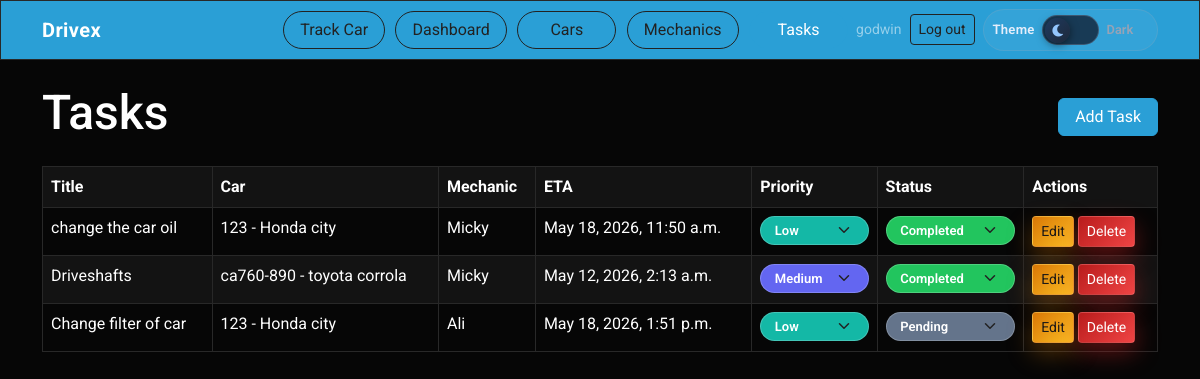
Page /tasks/ (signed in) on the earlier database version.
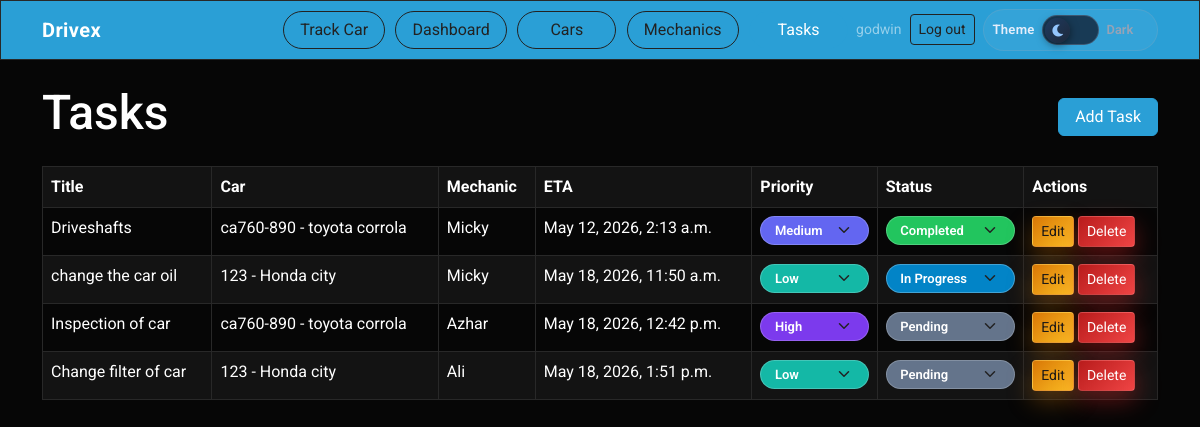
Same page on the later database version.
### taskapp/models.py (models this page shows, shortened)
class Task(models.Model):
    STATUS_CHOICES = [
        ('pending', 'Pending'),
        ('in_progress', 'In Progress'),
        ('completed', 'Completed'),
    ]
    PRIORITY_CHOICES = [
        ('low', 'Low'),
        ('medium', 'Medium'),
        ('high', 'High'),
    ]
    car = models.ForeignKey(
        Cars,
        on_delete=models.CASCADE,
        related_name='tasks'
    )
    mechanic = models.ForeignKey(
        Mechanic,
        on_delete=models.SET_NULL,
        null=True,
        blank=True,
        related_name='tasks'
    )
    title = models.CharField(max_length=200)
    description = models.TextField(blank=True)
    status = models.CharField(
        max_length=20,
        choices=STATUS_CHOICES,
        default='pending'
    )
    priority = models.CharField(
        max_length=10,
        choices=PRIORITY_CHOICES,
        default='medium'
    )
    estimated_hours = models.DecimalField(
        max_digits=4,
        decimal_places=1,
        null=True,
        blank=True,
        help_text='Work estimate in hours; used to calculate promised completion when you save.',
    )
    promised_completion_at = models.DateTimeField(null=True, blank=True)
    created_at = models.DateTimeField(auto_now_add=True)
    updated_at = models.DateTimeField(auto_now=True)
    class Meta:
        ordering = ['status', '-created_at']
    def save(self, *args, **kwargs):
        if self.estimated_hours:
            base_time = self.created_at or timezone.now()
            self.promised_completion_at = base_time + timedelta(
                hours=float(self.estimated_hours)
            )
        else:
            self.promised_completion_at = None
        super().save(*args, **kwargs)
        if self.mechanic_id and self.status != 'completed':
            Mechanic.objects.filter(pk=self.mechanic_id).update(
                is_manually_busy=False,
            )

class Cars(models.Model):
    Status_choices = [
        ('waiting', 'Waiting'),
        ('assigned', 'Assigned'),
        ('in_progress', 'In-progress'),
        ('completed', 'Completed')
    ]
    registration_number = models.CharField(max_length=20, unique=True)
    make = models.CharField(max_length=50)
    model = models.CharField(max_length=50)
    year = models.PositiveIntegerField(null=True, blank=True)
    customer_name = models.CharField(max_length=100, blank=True)
    customer_phone = models.CharField(max_length=20, blank=True)
    status = models.CharField(
        max_length=20,
        choices=Status_choices,
        default='waiting'
    )
    created_at = models.DateTimeField(auto_now_add=True)
    class Meta:
        ordering = ['-created_at']
        verbose_name = 'Car'
        verbose_name_plural = 'Cars'
    def __str__(self):
        return f"{self.registration_number} - {self.make} {self.model}"

class Mechanic(models.Model):
    name = models.CharField(max_length=30)
    specialization = models.CharField(max_length=30, blank=True)
    phone_number = models.CharField(max_length=20, blank=True)
    is_active = models.BooleanField(default=True)
    is_on_leave = models.BooleanField(
        default=False,
        help_text='Mark when the mechanic is unavailable (leave).',
    )
    is_manually_busy = models.BooleanField(
        default=False,
        help_text='When set and there is no open task, shows as Busy.',
    )
    user = models.OneToOneField(
        settings.AUTH_USER_MODEL,
        on_delete=models.SET_NULL,
        null=True,
        blank=True,
        related_name='mechanic_profile',
        help_text='Optional login for this mechanic (restricted to assigned tasks only).',
    )
    created_at = models.DateTimeField(auto_now_add=True)
    class Meta:
        ordering = ['name']
    def __str__(self):
        return self.name

### taskapp/views.py (the view)
# urls.py: path('tasks/', views.TaskListView.as_view(), name='task_list'),
class TaskListView(ShopAccessMixin, ListView):
    model = Task
    template_name = 'tasks/task_list.html'
    context_object_name = 'tasks'
    def get_queryset(self):
        return (
            mechanic_tasks_queryset(self.request.user).select_related(
                'car',
                'mechanic',
            )
        )
    def get_context_data(self, **kwargs):
        ctx = super().get_context_data(**kwargs)
        ctx['task_status_choices'] = Task.STATUS_CHOICES
        ctx['task_priority_choices'] = Task.PRIORITY_CHOICES
        return ctx

### taskapp/context_processors.py (called while the page is built, shortened)
def admin_mechanic_task_summary(request):
    try:
        admin_index = reverse('admin:index')
    except Exception:
        return {}
    if request.path.rstrip('/') != admin_index.rstrip('/'):
        return {}

def shop_roles(request):
    user = request.user
    role = resolve_shop_access_role(user) if user.is_authenticated else None
    return {
        'shop_role': role,
        'is_shop_manager': role == 'manager',
        'shop_mechanic': get_mechanic_profile(user) if user.is_authenticated else None,
    }

### taskapp/mixins.py (called while the page is built)
    def test_func(self):
        return resolve_shop_access_role(self.request.user) is not None

### taskapp/rbac.py (called while the page is built)
def is_shop_manager(user) -> bool:
    if not user.is_authenticated:
        return False
    if user.is_superuser:
        return True
    return user.groups.filter(name=MANAGER_GROUP).exists()

def get_mechanic_profile(user):
    if not user.is_authenticated:
        return None
    try:
        return user.mechanic_profile
    except ObjectDoesNotExist:
        return None

def resolve_shop_access_role(user) -> str | None:
    if not user.is_authenticated:
        return None
    if is_shop_manager(user):
        return 'manager'
    if get_mechanic_profile(user) is not None:
        return 'mechanic'
    return None

def mechanic_tasks_queryset(user):
    from .models import Task
    if not user.is_authenticated:
        return Task.objects.none()
    if is_shop_manager(user):
        return Task.objects.all()
    mech = get_mechanic_profile(user)
    if mech is None:
        return Task.objects.none()
    return Task.objects.filter(mechanic=mech)

### taskapp/templates/tasks/task_list.html (shortened to what this page needs)
{% extends 'base.html' %} {% block content %}
<div class="d-flex justify-content-between align-items-center mb-3">
  <h2>{% if shop_role == 'mechanic' %}My tasks{% else %}Tasks{% endif %}</h2>
  {% if is_shop_manager %}
  <a href="{% url 'task_create' %}" class="btn btn-primary">Add Task</a>
  {% endif %}
</div>
<table class="table table-bordered table-striped">
  <thead>
    <tr>
      <th>Title</th>
      <th>Car</th>
      <th>Mechanic</th>
      <th>ETA</th>
      <th>Priority</th>
      <th>Status</th>
      {% if is_shop_manager %}
      <th>Actions</th>
      {% endif %}
    </tr>
  </thead>
  <tbody>
    {% for task in tasks %}
    <tr>
      <td>{{ task.title }}</td>
      <td>{{ task.car }}</td>
      <td>{{ task.mechanic }}</td>
      <td>
        {% if task.promised_completion_at %}
        {{ task.promised_completion_at|date:"M d, Y, g:i a" }}
        {% else %}
        <span class="text-muted">Not set</span>
        {% endif %}
      </td>
      <td class="task-inline-cell">
        {% if is_shop_manager %}
        <form
          method="post"
          action="{% url 'task_set_priority' task.id %}"
          class="task-inline-form"
        >
          <select
            name="priority"
            id="prio-{{ task.id }}"
            class="form-select form-select-sm enum-select enum-task-priority task-inline-select"
            onchange="this.form.submit()"
          >
            {% for value, label in task_priority_choices %}
            <option value="{{ value }}" {% if task.priority == value %}selected{% endif %}>
              {{ label }}
            </option>
            {% endfor %}
          </select>
        </form>
        {% else %}
        {{ task.get_priority_display }}
        {% endif %}
      </td>
      <td class="task-inline-cell">
        {% if is_shop_manager %}
        <form
          method="post"
          action="{% url 'task_set_status' task.id %}"
          class="task-inline-form"
        >
          <select
            name="status"
            id="st-{{ task.id }}"
            class="form-select form-select-sm enum-select enum-task-status task-inline-select"
            onchange="this.form.submit()"
          >
            {% for value, label in task_status_choices %}
            <option value="{{ value }}" {% if task.status == value %}selected{% endif %}>
              {{ label }}
            </option>
            {% endfor %}
          </select>
        </form>
        {% else %}
        {{ task.get_status_display }}
        {% endif %}
      </td>
      {% if is_shop_manager %}
      <td>
        <a href="{% url 'task_update' task.id %}" class="btn btn-warning btn-sm"
          >Edit</a
        >
        <a href="{% url 'task_delete' task.id %}" class="btn btn-danger btn-sm"
          >Delete</a
        >
      </td>
      {% endif %}
    </tr>
    {% endfor %}
  </tbody>
</table>
{% endblock %}

### taskapp/templates/base.html (shortened to what this page needs)
{% load static %}
<!doctype html>
<html lang="en">
  <head>
    <link
      rel="stylesheet"
      href="https://cdnjs.cloudflare.com/ajax/libs/font-awesome/5.15.4/css/all.min.css"
    />
    <link rel="stylesheet" href="{% static 'taskapp/css/site-theme.css' %}" />
  </head>
  <body class="bg-body text-body">
    <nav
      class="navbar navbar-expand-lg navbar-dark bg-primary mb-4 site-navbar"
    >
      <div
        class="container d-flex flex-wrap align-items-center justify-content-between gap-2"
      >
        <a
          class="navbar-brand"
          href="{% if shop_role == 'mechanic' %}{% url 'task_list' %}{% elif user.is_authenticated %}{% url 'home' %}{% else %}{% url 'login' %}{% endif %}"
          >Drivex</a
        >
        <div class="d-flex flex-wrap align-items-center gap-2 ms-lg-auto">
          <div class="site-nav-links">
          <a
            href="{% url 'customer_eta' %}"
            class="btn {% if request.path == '/track-car/' %}btn-primary{% else %}btn-outline-light{% endif %} me-2"
            >Track Car</a
          >
          {% if user.is_authenticated and shop_role %}
          {% if is_shop_manager %}
          <a
            href="{% url 'home' %}"
            class="btn {% if request.path == '/' %}btn-primary{% else %}btn-outline-light{% endif %} me-2"
            >Dashboard</a
          >
          <a
            href="{% url 'car_list' %}"
            class="btn {% if request.path|slice:':6' == '/cars/' %}btn-primary{% else %}btn-outline-light{% endif %} me-2"
            >Cars</a
          >
          <a
            href="{% url 'mechanic_list' %}"
            class="btn {% if request.path|slice:':12' == '/mechanics/' %}btn-primary{% else %}btn-outline-light{% endif %} me-2"
            >Mechanics</a
          >
          {% endif %}
          <a
            href="{% url 'task_list' %}"
            class="btn {% if request.path|slice:':7' == '/tasks/' %}btn-primary{% else %}btn-outline-light{% endif %}"
            >{% if shop_role == 'mechanic' %}My tasks{% else %}Tasks{% endif %}</a
          >
          {% endif %}
        </div>
        {% if user.is_authenticated %}
        <div class="d-flex align-items-center gap-2 flex-shrink-0">
          <span class="text-white-50 small d-none d-sm-inline">{{ user.username }}</span>
          <form method="post" action="{% url 'logout' %}" class="d-inline">
            <button type="submit" class="btn btn-outline-light btn-sm">Log out</button>
          </form>
        </div>
        {% endif %}
        <div class="theme-toggle-group" id="task-site-theme-toggle">
          <span class="theme-toggle-label">Theme</span>
          <label class="theme-switch" title="Toggle light theme">
            <span class="theme-switch-track">
              <span class="theme-switch-thumb">
                <i class="fas fa-moon theme-switch-icon-dark"></i>
              </span>
            </span>
          </label>
          <span id="task-site-theme-label" class="theme-toggle-mode">Dark</span>
        </div>
        </div>
      </div>
    </nav>
    <div class="container">{% block content %} {% endblock %}</div>
  </body>
</html>

### taskapp/static/taskapp/css/site-theme.css (style rules this page uses)
:root { --site-btn-start: #2563eb; --site-btn-end: #22d3ee; --site-btn-border: rgba(255, 255, 255, 0.14); --site-btn-shadow: rgba(37, 99, 235, 0.28); }
.theme-toggle-group { display: inline-flex; align-items: center; gap: 0.45rem; padding: 0.3rem 0.55rem 0.3rem 0.3rem; margin: 0; border: 1px solid rgba(148, 163, 184, 0.25); border-radius: 999px; background: rgba(255, 255, 255, 0.05); }
.theme-toggle-group .theme-toggle-label { color: #e5eefb; font-size: 0.82rem; font-weight: 600; letter-spacing: 0.02em; padding-left: 0.25rem; }
.theme-toggle-mode { color: #97a3b6; font-size: 0.8rem; font-weight: 600; min-width: 2.6rem; }
.theme-switch { position: relative; display: inline-block; width: 3.6rem; height: 1.9rem; margin: 0; cursor: pointer; flex-shrink: 0; }
.theme-switch-track { position: absolute; inset: 0; border-radius: 999px; background: rgba(15, 23, 42, 0.75); border: 1.5px solid rgba(148, 163, 184, 0.3); transition: background 0.25s ease, border-color 0.25s ease; display: block; overflow: visible; }
.theme-switch-thumb { position: absolute; top: 0.14rem; left: 0.14rem; width: 1.58rem; height: 1.58rem; border-radius: 50%; background: linear-gradient(135deg, #1e3a5f, #1e293b); color: #93c5fd; display: flex; align-items: center; justify-content: center; font-size: 0.75rem; box-shadow: 0 2px 8px rgba(0, 0, 0, 0.5); transition: transform 0.28s cubic-bezier(0.34, 1.56, 0.64, 1), background 0.25s ease; pointer-events: none; z-index: 1; }
.site-navbar { border-bottom: 1px solid rgba(0, 0, 0, 0.2); }
.site-navbar .navbar-brand { font-weight: 700; letter-spacing: 0.02em; }
.site-nav-links { display: flex; align-items: center; gap: 0.15rem; flex-wrap: wrap; }
.site-nav-links .btn { border-radius: 999px; min-width: 6.2rem; }
body[data-dashboard-theme="light"] .btn-warning, .btn-warning { background: linear-gradient(135deg, #d97706 0%, #fbbf24 100%) !important; border: 1px solid rgba(255, 255, 255, 0.14) !important; color: #1c1917 !important; box-shadow: 0 10px 24px rgba(217, 119, 6, 0.35); }
body[data-dashboard-theme="light"] .btn-danger, .btn-danger { background: linear-gradient(135deg, #b91c1c 0%, #ef4444 100%) !important; border: 1px solid rgba(255, 255, 255, 0.14) !important; color: #ffffff !important; box-shadow: 0 10px 24px rgba(220, 38, 38, 0.4); }
select.enum-task-status, select.enum-task-priority { max-width: 22rem; font-weight: 600; border-width: 1px; transition: background-color 0.2s ease, color 0.2s ease, border-color 0.2s ease; }
.enum-task-status--pending { background-color: #64748b !important; border-color: rgba(255, 255, 255, 0.2) !important; color: #ffffff !important; }
.enum-task-status--in-progress { background-color: #0284c7 !important; border-color: rgba(255, 255, 255, 0.25) !important; color: #ffffff !important; }
.enum-task-status--completed { background-color: #22c55e !important; border-color: rgba(255, 255, 255, 0.2) !important; color: #ffffff !important; }
.enum-task-priority--low { background-color: #14b8a6 !important; border-color: rgba(255, 255, 255, 0.2) !important; color: #ffffff !important; }
.enum-task-priority--medium { background-color: #6366f1 !important; border-color: rgba(255, 255, 255, 0.2) !important; color: #ffffff !important; }
.enum-task-priority--high { background-color: #7c3aed !important; border-color: rgba(255, 255, 255, 0.2) !important; color: #ffffff !important; }
select.enum-task-status option, select.enum-task-priority option { background-color: #ffffff !important; color: #0f172a !important; font-weight: 600; }
select.enum-task-status option:checked, select.enum-task-status option:hover, select.enum-task-priority option:checked, select.enum-task-priority option:hover { background-color: #e2e8f0 !important; color: #0f172a !important; }
.task-inline-form { margin: 0; }
.task-inline-select { max-width: 11rem; border-radius: 999px !important; font-size: 0.8125rem; padding-left: 0.85rem; padding-right: 2rem; }

Differences in the rows shown:
shown differently, row unchanged: Task "Driveshafts": moves up the list
changed Task "change the car oil": status "Completed" → "In Progress"
added Task: title "Inspection of car", car "ca760-890 - toyota corrola", mechanic "Azhar", promised_completion_at "May 18, 2026, 12:42 p.m.", priority "High", status "Pending"
